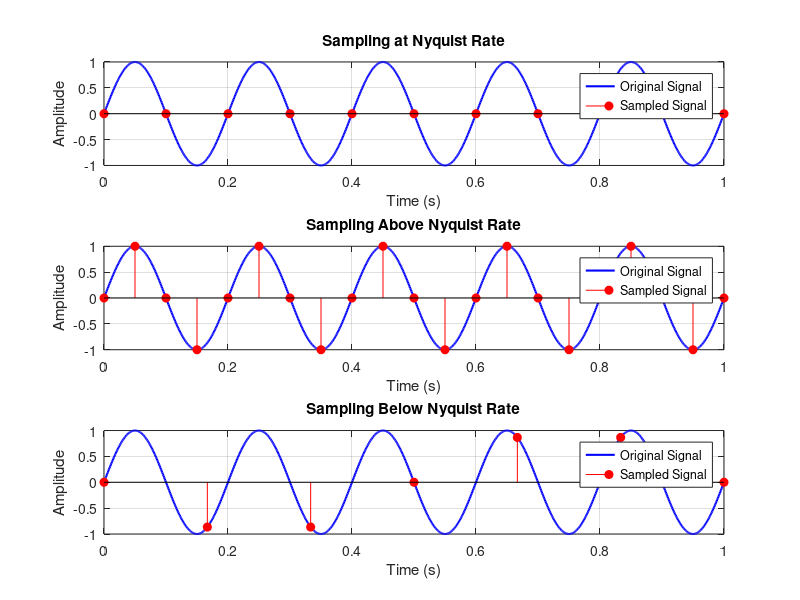

This figure's MATLAB source:
clc;
clear;
close all;

% Original Analog Signal
f = 5;                      % Signal frequency (Hz)
t = 0:0.001:1;              % Continuous time axis
x = sin(2*pi*f*t);

% Sampling Frequencies
Fs1 = 10;                   % Nyquist Rate
Fs2 = 20;                   % Above Nyquist
Fs3 = 6;                    % Below Nyquist

figure;

% Sampling at Nyquist Rate
t1 = 0:1/Fs1:1;
x1 = sin(2*pi*f*t1);

subplot(3,1,1)
plot(t,x,'b','LineWidth',1.5)
hold on
stem(t1,x1,'r','filled')
grid on
title('Sampling at Nyquist Rate')
xlabel('Time (s)')
ylabel('Amplitude')
legend('Original Signal','Sampled Signal')

% Sampling Above Nyquist
t2 = 0:1/Fs2:1;
x2 = sin(2*pi*f*t2);

subplot(3,1,2)
plot(t,x,'b','LineWidth',1.5)
hold on
stem(t2,x2,'r','filled')
grid on
title('Sampling Above Nyquist Rate')
xlabel('Time (s)')
ylabel('Amplitude')
legend('Original Signal','Sampled Signal')

% Sampling Below Nyquist
t3 = 0:1/Fs3:1;
x3 = sin(2*pi*f*t3);

subplot(3,1,3)
plot(t,x,'b','LineWidth',1.5)
hold on
stem(t3,x3,'r','filled')
grid on
title('Sampling Below Nyquist Rate')
xlabel('Time (s)')
ylabel('Amplitude')
legend('Original Signal','Sampled Signal')
